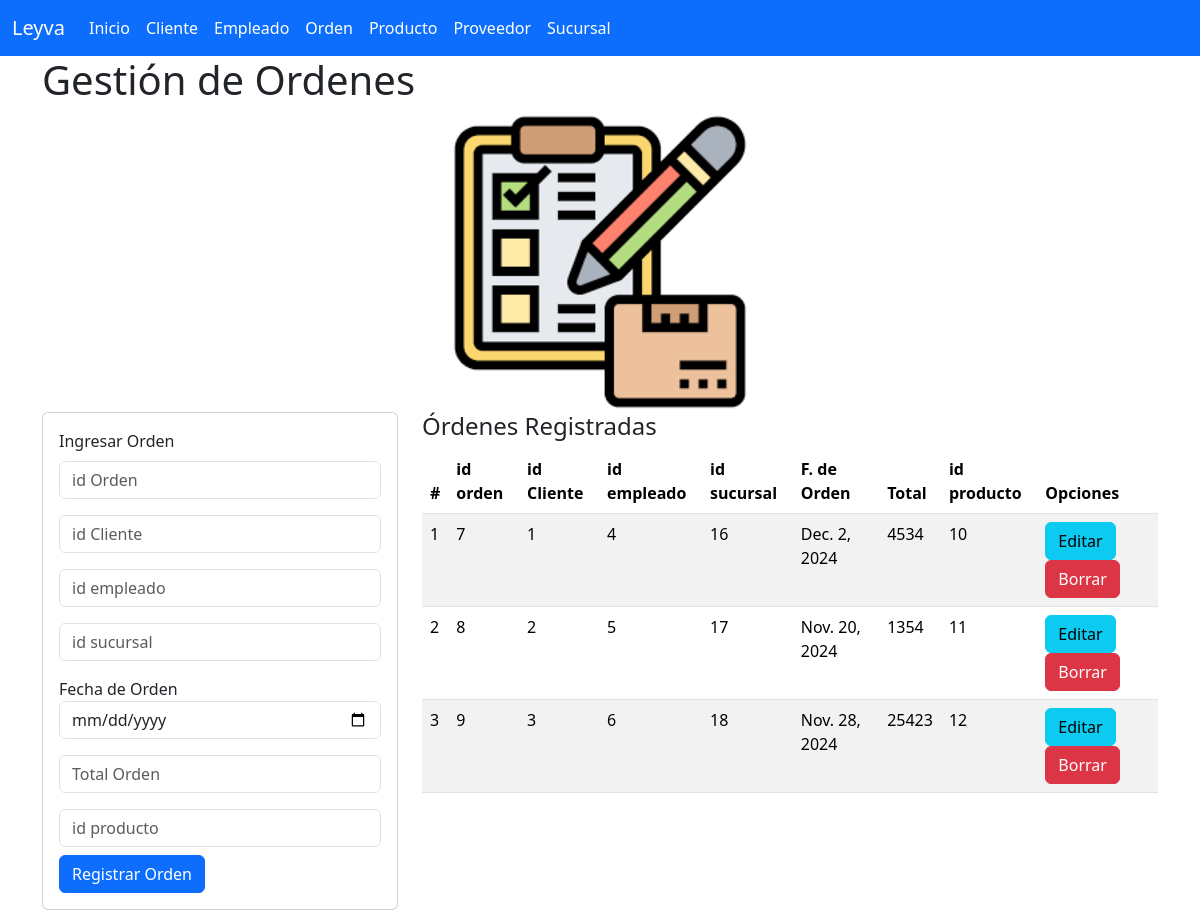
The page /registrarOrden/ on the database its author committed.
### orden_app/models.py (models this page shows, shortened)
class Orden(models.Model):
    idorden = models.CharField(primary_key=True, max_length=6)  # Código único de la orden
    idcliente = models.CharField(max_length=20)  # Nombre del cliente que realiza la orden
    idempleado = models.CharField(max_length=20)  # Dirección de entrega
    idsucursal = models.CharField(max_length=20)
    idproducto = models.CharField(max_length=20)
    forden = models.DateField()
    total = models.PositiveSmallIntegerField()  # Monto total de la orden

### orden_app/views.py (the view, shortened to what this page needs)
# urls.py: path("registrarOrden/", views.registrarOrden, name='registrarOrden'),  # Ruta para registrar una nueva orden
def registrarOrden(request):
    ordenes = Orden.objects.all()
    return render(request, 'gestionarOrden.html', {'ordenes': ordenes})

### orden_app/templates/gestionarOrden.html
{% extends "base.html" %}
{% block cuerpo %}
    <h1>Gestión de Ordenes</h1>
    {% load static %}
    <div class="d-flex flex-column justify-content-center align-items-center">
        <img class="w-50" src="{% static 'img/orden.png' %}" alt="Office Depot" style="max-width: 300px;">
    </div>
    <div class="row">
        <div class="col-sm-12 col-md-4 col-lg-4 col-xl-4">
            <div class="card">
                <div class="card-body">
                    Ingresar Orden
                    <form action="/registrarOrden/" method="POST"> {% csrf_token %}
                        <div class="form-group py-2">
                            <input type="text" id="txtidorden" name="txtidorden"
                            placeholder="id Orden" minlength="1" maxlength="6" required class="form-control">
                        </div>
                        <div class="form-group py-2">
                            <input type="text" id="txtidcliente" name="txtidcliente"
                            placeholder="id Cliente" minlength="1" maxlength="20" required class="form-control">
                        </div>
                        <div class="form-group py-2">
                            <input type="text" id="txtidempleado" name="txtidempleado"
                            placeholder="id empleado" minlength="1" maxlength="100" required class="form-control">
                        </div>
                        <div class="form-group py-2">
                            <input type="text" id="txtidsucursal" name="txtidsucursal"
                            placeholder="id sucursal" minlength="1" maxlength="100" required class="form-control">
                        </div>
                        <div class="form-group py-2">
                            Fecha de Orden
                            <input type="date" id="txtforden" name="txtforden"
                            placeholder="Fecha de orden" minlength="1" maxlength="20" required class="form-control">
                        </div>
                        <div class="form-group py-2">
                            <input type="number" id="numtotal" name="numtotal"
                            placeholder="Total Orden" minlength="1" maxlength="6" required class="form-control">
                        </div>
                        <div class="form-group py-2">
                            <input type="text" id="txtidproducto" name="txtidproducto"
                            placeholder="id producto" minlength="1" maxlength="100" required class="form-control">
                        </div>
                        <div class="form-group">
                            <button type="submit" class="btn btn-primary">Registrar Orden</button>
                        </div>
                    </form>
                </div>
            </div>
        </div>
        <div class="col-sm-12 col-md-8 col-xl-8">
            <h4>Órdenes Registradas</h4>
            <table class="table table-striped">
                <thead>
                    <tr>
                        <th scope="col">#</th>
                        <th scope="col">id orden</th>
                        <th scope="col">id Cliente</th>
                        <th scope="col">id empleado</th>
                        <th scope="col">id sucursal</th>
                        <th scope="col">F. de Orden</th>
                        <th scope="col">Total</th>
                        <th scope="col">id producto</th>
                        <th>Opciones</th>
                    </tr>
                </thead>
                <tbody>
                    {% for o in ordenes %}
                        <tr>
                            <td>{{ forloop.counter }}</td>
                            <td>{{ o.idorden }}</td>
                            <td>{{ o.idcliente }}</td>
                            <td>{{ o.idempleado }}</td>
                            <td>{{ o.idsucursal }}</td>
                            <td>{{ o.forden }}</td>
                            <td>{{ o.total }}</td>
                            <td>{{ o.idproducto }}</td>
                            <td>
                                <a href="/seleccionarOrden/{{ o.idorden }}" class="btn btn-info">Editar</a>
                                <a href="/borrarOrden/{{ o.idorden }}" class="btn btn-danger" onclick="return confirm('¿Estás seguro de eliminar esta orden?');">Borrar</a>
                            </td>
                        </tr>
                    {% empty %}
                        <tr>
                            <td colspan="9" class="text-center">No hay órdenes registradas.</td>
                        </tr>
                    {% endfor %}
                </tbody>
            </table>
        </div>
    </div>
{% endblock %}

### rows shown on the page
Orden: idorden "7", idcliente "1", idempleado "4", idsucursal "16", forden "Dec. 2, 2024", total "4534", idproducto "10"
Orden: idorden "8", idcliente "2", idempleado "5", idsucursal "17", forden "Nov. 20, 2024", total "1354", idproducto "11"
Orden: idorden "9", idcliente "3", idempleado "6", idsucursal "18", forden "Nov. 28, 2024", total "25423", idproducto "12"
